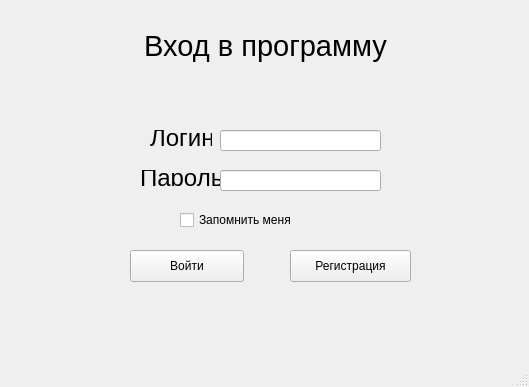
<?xml version="1.0" encoding="UTF-8"?>
<ui version="4.0">
 <class>MainWindow</class>
 <widget class="QMainWindow" name="MainWindow">
  <property name="geometry">
   <rect>
    <x>0</x>
    <y>0</y>
    <width>529</width>
    <height>387</height>
   </rect>
  </property>
  <property name="windowTitle">
   <string>MainWindow</string>
  </property>
  <widget class="QWidget" name="centralwidget">
   <widget class="QLabel" name="label">
    <property name="geometry">
     <rect>
      <x>10</x>
      <y>20</y>
      <width>511</width>
      <height>51</height>
     </rect>
    </property>
    <property name="font">
     <font>
      <pointsize>22</pointsize>
     </font>
    </property>
    <property name="text">
     <string>Вход в программу</string>
    </property>
    <property name="alignment">
     <set>Qt::AlignCenter</set>
    </property>
   </widget>
   <widget class="QLabel" name="label_2">
    <property name="geometry">
     <rect>
      <x>150</x>
      <y>130</y>
      <width>62</width>
      <height>16</height>
     </rect>
    </property>
    <property name="font">
     <font>
      <pointsize>18</pointsize>
     </font>
    </property>
    <property name="text">
     <string>Логин</string>
    </property>
   </widget>
   <widget class="QLabel" name="label_3">
    <property name="geometry">
     <rect>
      <x>140</x>
      <y>170</y>
      <width>91</width>
      <height>16</height>
     </rect>
    </property>
    <property name="font">
     <font>
      <pointsize>18</pointsize>
     </font>
    </property>
    <property name="text">
     <string>Пароль</string>
    </property>
   </widget>
   <widget class="QLineEdit" name="loginEdit">
    <property name="geometry">
     <rect>
      <x>220</x>
      <y>130</y>
      <width>161</width>
      <height>21</height>
     </rect>
    </property>
   </widget>
   <widget class="QLineEdit" name="passEdit">
    <property name="geometry">
     <rect>
      <x>220</x>
      <y>170</y>
      <width>161</width>
      <height>21</height>
     </rect>
    </property>
   </widget>
   <widget class="QCheckBox" name="rememberCheck">
    <property name="geometry">
     <rect>
      <x>180</x>
      <y>210</y>
      <width>141</width>
      <height>20</height>
     </rect>
    </property>
    <property name="text">
     <string>Запомнить меня</string>
    </property>
    <property name="checked">
     <bool>false</bool>
    </property>
   </widget>
   <widget class="QPushButton" name="loginButton">
    <property name="geometry">
     <rect>
      <x>130</x>
      <y>250</y>
      <width>114</width>
      <height>32</height>
     </rect>
    </property>
    <property name="text">
     <string>Войти</string>
    </property>
   </widget>
   <widget class="QPushButton" name="regButton">
    <property name="geometry">
     <rect>
      <x>290</x>
      <y>250</y>
      <width>121</width>
      <height>32</height>
     </rect>
    </property>
    <property name="text">
     <string>Регистрация</string>
    </property>
   </widget>
   <widget class="QLabel" name="errorLabel">
    <property name="geometry">
     <rect>
      <x>10</x>
      <y>80</y>
      <width>511</width>
      <height>31</height>
     </rect>
    </property>
    <property name="font">
     <font>
      <pointsize>14</pointsize>
     </font>
    </property>
    <property name="text">
     <string/>
    </property>
    <property name="alignment">
     <set>Qt::AlignCenter</set>
    </property>
   </widget>
  </widget>
  <widget class="QMenuBar" name="menubar">
   <property name="geometry">
    <rect>
     <x>0</x>
     <y>0</y>
     <width>529</width>
     <height>22</height>
    </rect>
   </property>
  </widget>
  <widget class="QStatusBar" name="statusbar"/>
 </widget>
 <resources/>
 <connections/>
</ui>
